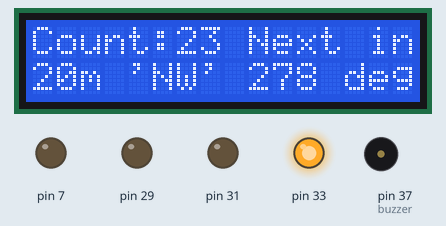
Simulated run of this program. Board: Raspberry Pi (header pin numbers). On the bench: 16×2 character LCD, output pins drawn as LEDs (lit = HIGH), buzzer (waves = sounding).

Above: at 5.7 s.
Timing chart, 0 to 7.2 s (numbered marks = the images above):
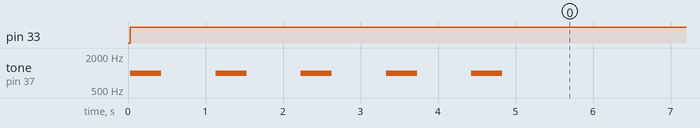

The program:

iot_raspberry.py
```python
# RPi.GPIO
import RPi.GPIO as gpio
from time import sleep
import sys
from rpi_lcd import LCD


class Iot_raspberry:
    # str(self.user_in_yellow_bool),str(self.user_in_red_bool), str(count), str(current_min_distance),  str(int(self.distance_measurer.distance_datetime[0][3])),str(buzzer),str(red_on_off)

    def __init__(self, user_in_yellow_bool, user_in_red_bool, count, current_min_distance, direction, degree, buzzer,
                 blink):  # TODO: Add direction!
        gpio.setmode(gpio.BOARD)  # gpio.BCM

        # setup - INPUT or OUTPUT
        # LED BLINK
        gpio.setup(7, gpio.OUT)  # gpio.IN
        self.blink_bool = blink  # to control the blink led

        # RGB-LED
        gpio.setup(33, gpio.OUT)  # set GPIO 17 as output for white led
        gpio.setup(31, gpio.OUT)  # set GPIO 27 as output for red led
        gpio.setup(29, gpio.OUT)  # set GPIO 22 as output for red led
        self.yellow_area_bool = user_in_yellow_bool
        self.violet_area_bool = user_in_red_bool
        self.green_area_bool = False

        # Buzzer
        # buzzer_pin = 37
        gpio.setup(37, gpio.OUT)  # gpio.IN
        self.buzzer_bool = buzzer

        # LCD
        self.count = count
        self.min_distance = current_min_distance
        self.degree = degree
        self.direction = direction
        self.lcd = LCD()

        # Program:
        try:
            while True:

                # RGB-LED
                if self.yellow_area_bool == False and self.violet_area_bool == False:
                    green_area_bool = True
                if self.green_area_bool == True:
                    gpio.output(29, 1)
                    gpio.output(33, 1)
                    gpio.output(31, 0)
                if self.violet_area_bool == True:
                    gpio.output(31, 1)
                    gpio.output(33, 0)
                    gpio.output(29, 0)
                if self.yellow_area_bool == True:
                    gpio.output(33, 1)
                    gpio.output(29, 0)
                    gpio.output(31, 0)

                # BLINK LED
                if self.blink_bool == True:
                    gpio.output(7, True)
                    sleep(0.5)
                    gpio.output(7, False)
                    sleep(0.5)
                else:
                    gpio.output(7, False)

                # BUZZER
                if self.buzzer_bool == True:
                    self.buzzer = gpio.PWM(37, 1000)  # set frequece 1000
                    for i in range(0, 5):
                        self.buzzer.start(50)
                        sleep(0.4)
                        self.buzzer.stop()
                        sleep(0.7)
                    self.buzzer_bool = False  # just one time!

                # I2C_LCD:
                if (self.count != 0):
                    self.lcd.text("Count:" + str(self.count) + " Next in", 1)
                    self.lcd.text(
                        str(self.min_distance) + "m '" + str(self.direction) + "' " + str(self.degree) + " deg", 2)
                    # print(message1)
                    # pause()
                else:
                    self.lcd.text("No one detected!", 1)
                    self.lcd.text("Have a nice day!", 2)

        except KeyboardInterrupt:
            # gpio.output(31, 0)
            # gpio.output(29, 0)
            # gpio.output(33, 0)
            # gpio.output(7, False)
            # gpio.cleanup()
            # sys.exit()
            print("Goodbye from Kazem:)")
            pass
        finally:
            sleep(0.5)
            self.lcd.clear()
            gpio.output(31, 0)
            gpio.output(29, 0)
            gpio.output(33, 0)
            gpio.output(7, False)
            gpio.cleanup()
            sys.exit()
    # def perform(self):


if __name__ == "__main__":
    # user_in_yellow_bool,user_in_red_bool,count,current_min_distance,direction,degree,buzzer,blink):# TODO: Add direction!
    test_iot = Iot_raspberry(True, False, 23, 20, 'NW', 278, True, False)
```

Measured:
- by itself, pin 33: LOW → HIGH at 0.03 s
- by itself, tone on pin 37 (buzzer): alternates 1000 Hz for 0.40 s and silent for 0.70 s, 10 changes in all, then stays silent
